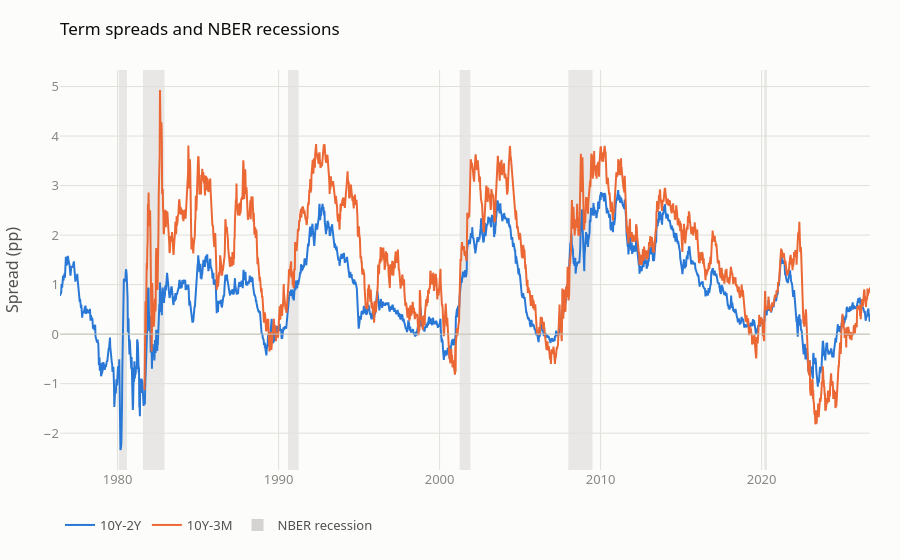

The notebook cell saved with this chart:
### Markdown cell above
## Spreads and inversions

The term spread is the long yield minus the short yield, in percentage points; negative means the curve is **inverted**. Two spreads are standard:

- **10Yâ€“2Y**, the most quoted market measure (data from 1976);
- **10Yâ€“3M**, the one the New York Fed's recession model uses (data from 1981).

Gray bands are NBER recessions.

### Code cell
SPREADS = {
    "10Y-2Y": spreads.spread(yields, "10Y", "2Y"),
    "10Y-3M": spreads.spread(yields, "10Y", "3M"),
}
recessions = spreads.recession_periods()
# Weekly closes: daily detail is invisible over 50 years and bloats the notebook.
plots.spread_chart(
    SPREADS, recessions, title="Term spreads and NBER recessions", freq="W-FRI"
)

### Figure 1 — Plotly figure (JSON) as saved in the notebook; plotly's stock layout.template omitted (floating-point values rounded to 4 significant figures; data arrays with more than 128 entries replaced by an {"elided": "..."} marker saying what was removed)
{"data": [{"hovertemplate": "%{y:.2f} pp", "line": {"width": 2}, "mode": "lines", "name": "10Y-2Y", "type": "scatter", "x": {"elided": "2626 str values"}, "y": {"elided": "2626 float values"}}, {"hovertemplate": "%{y:.2f} pp", "line": {"width": 2}, "mode": "lines", "name": "10Y-3M", "type": "scatter", "x": {"elided": "2352 str values"}, "y": {"elided": "2352 float values"}}, {"hoverinfo": "skip", "marker": {"color": "#898781", "opacity": 0.35, "size": 12, "symbol": "square"}, "mode": "markers", "name": "NBER recession", "type": "scatter", "x": [null], "y": [null]}], "layout": {"hovermode": "x unified", "legend": {"orientation": "h", "x": 0, "y": -0.1, "yanchor": "top"}, "margin": {"b": 90}, "shapes": [{"fillcolor": "#898781", "layer": "below", "line": {"width": 0}, "opacity": 0.18, "type": "rect", "x0": "1980-02-01T00:00:00", "x1": "1980-07-31T00:00:00", "xref": "x", "y0": 0, "y1": 1, "yref": "y domain"}, {"fillcolor": "#898781", "layer": "below", "line": {"width": 0}, "opacity": 0.18, "type": "rect", "x0": "1981-08-01T00:00:00", "x1": "1982-11-30T00:00:00", "xref": "x", "y0": 0, "y1": 1, "yref": "y domain"}, {"fillcolor": "#898781", "layer": "below", "line": {"width": 0}, "opacity": 0.18, "type": "rect", "x0": "1990-08-01T00:00:00", "x1": "1991-03-31T00:00:00", "xref": "x", "y0": 0, "y1": 1, "yref": "y domain"}, {"fillcolor": "#898781", "layer": "below", "line": {"width": 0}, "opacity": 0.18, "type": "rect", "x0": "2001-04-01T00:00:00", "x1": "2001-11-30T00:00:00", "xref": "x", "y0": 0, "y1": 1, "yref": "y domain"}, {"fillcolor": "#898781", "layer": "below", "line": {"width": 0}, "opacity": 0.18, "type": "rect", "x0": "2008-01-01T00:00:00", "x1": "2009-06-30T00:00:00", "xref": "x", "y0": 0, "y1": 1, "yref": "y domain"}, {"fillcolor": "#898781", "layer": "below", "line": {"width": 0}, "opacity": 0.18, "type": "rect", "x0": "2020-03-01T00:00:00", "x1": "2020-04-30T00:00:00", "xref": "x", "y0": 0, "y1": 1, "yref": "y domain"}, {"line": {"color": "#c3c2b7", "width": 1}, "type": "line", "x0": 0, "x1": 1, "xref": "x domain", "y0": 0, "y1": 0, "yref": "y"}], "title": {"text": "Term spreads and NBER recessions"}, "xaxis": {"title": {}}, "yaxis": {"title": {"text": "Spread (pp)"}}}}
